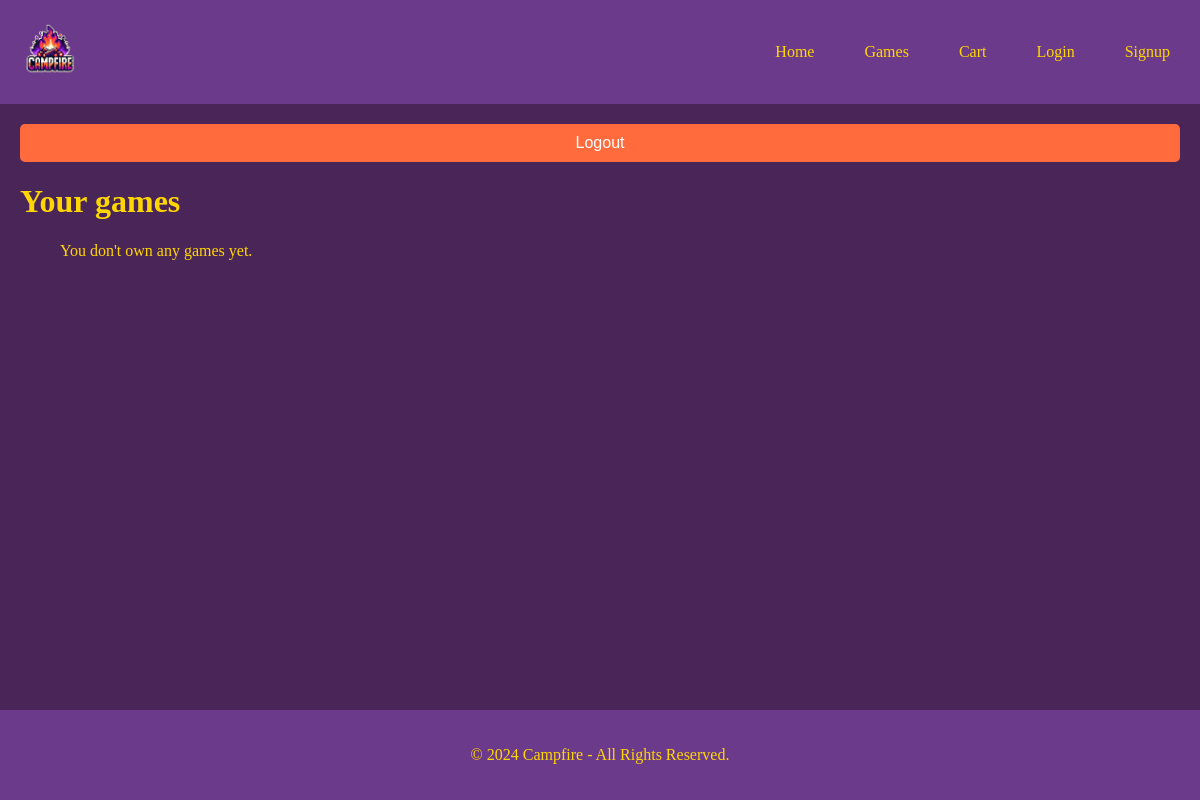
Page /account/ (signed in) on the earlier database version.
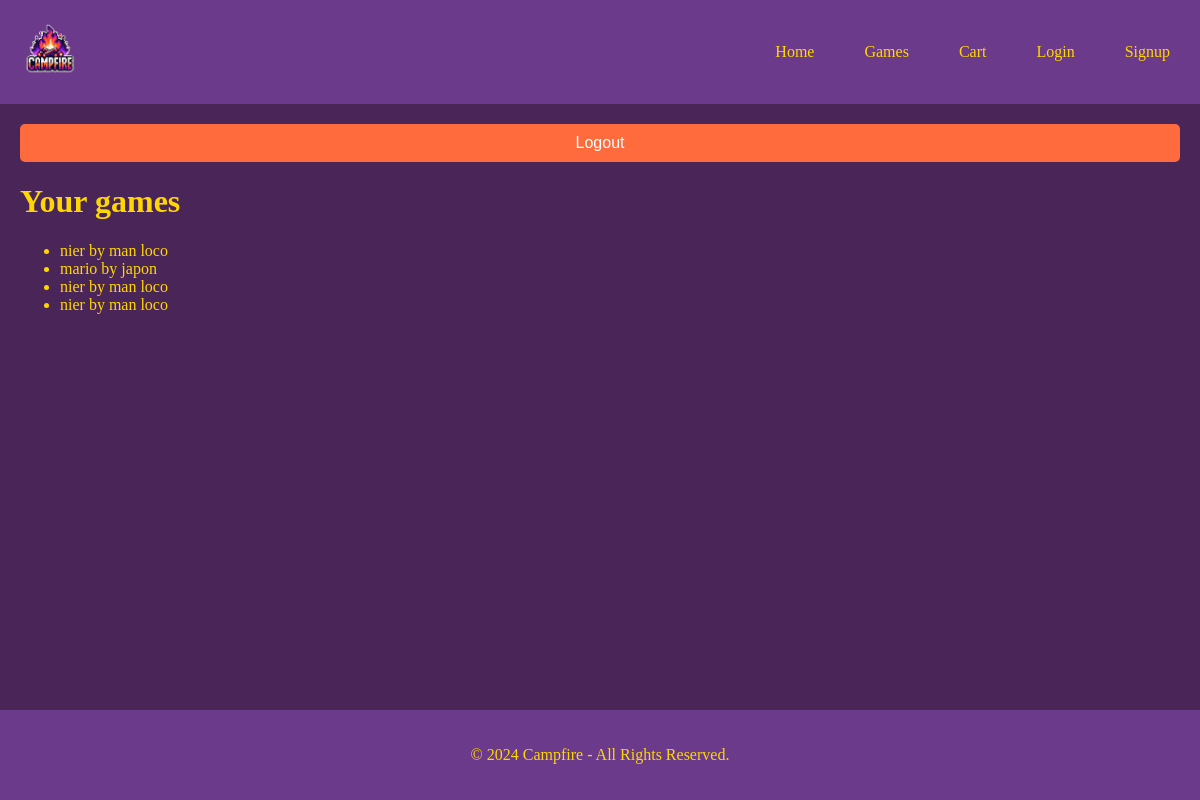
Same page on the later database version.
### shop/models.py (models this page shows)
class GameOwner(models.Model):
    user = models.ForeignKey(User, on_delete=models.CASCADE, related_name='game_owner')
    game = models.ForeignKey(Game, on_delete=models.CASCADE, related_name='game_owner')

class Game(models.Model):
    title = models.CharField(max_length=255)
    author = models.CharField(max_length=255)
    price = models.IntegerField()
    description = models.TextField()

### shop/views.py (the view)
# urls.py: path('account/', Account.as_view(), name='account'),
class Account(LoginRequiredMixin, View):
    template_name = "account.html"
    def get(self, request):
        owned_games = GameOwner.objects.filter(user=request.user)
        return render(request, self.template_name, {'owned_games': owned_games})

### shop/templates/account.html (shortened to what this page needs)
{% extends 'base.html' %}
{% block content %}
<form method="POST" action="{% url 'logout' %}">
  <button type="submit">Logout</button>
</form>
<h1>
  Your games
</h1>
<ul>
  {% for item in owned_games %}
  <li>{{ item.game.title }} by {{ item.game.author }}</li>
  {% empty %}
  <p>You don't own any games yet.</p>
  {% endfor %}
</ul>
{% endblock %}

### shop/templates/base.html (shortened to what this page needs)
<!doctype html>
<html lang="en">
<head>
    {% load static %}
    <link href="{% static 'css/styles.css' %}" rel="stylesheet" />
</head>
<body>
    <nav class="navbar">
        <div class="logo">
            <img src="{% static 'images/logo.png' %}" alt="Campfire Logo" />
        </div>
        <ul class="nav-links">
            <li><a href="{% url 'home' %}">Home</a></li>
            <li><a href="{% url 'games' %}">Games</a></li>
            <li><a href="{% url 'cart' %}">Cart</a></li>
            <li><a href="{% url 'login' %}">Login</a></li>
            <li><a href="{% url 'signup' %}">Signup</a></li>
        </ul>
    </nav>
    <div class="container">
        {% block content %}
        {% endblock %}
    </div>
    <footer class="footer">
        <p>© 2024 Campfire - All Rights Reserved.</p>
    </footer>
</body>
</html>

### shop/static/css/styles.css (style rules this page uses)
body { font-family: 'Press Start 2P', cursive; background-color: #4A2558; color: #FFD700; margin: 0; padding: 0; min-height: 100vh; display: flex; flex-direction: column; }
.navbar { display: flex; justify-content: space-between; align-items: center; padding: 20px; background-color: #6B3A8A; }
.navbar .logo img { width: 60px; height: auto; }
.nav-links { list-style: none; display: flex; gap: 30px; }
.nav-links li { display: inline; }
.nav-links li a { text-decoration: none; font-size: 16px; color: #FFD700; padding: 10px; transition: background-color 0.3s ease; }
.container { flex: 1; padding: 20px; }
.footer { background-color: #6B3A8A; color: #FFD700; padding: 20px; text-align: center; margin-top: auto; }
button[type="submit"] { width: 100%; padding: 10px; background-color: #FF6B3D; border: none; border-radius: 5px; color: white; font-size: 16px; cursor: pointer; transition: background-color 0.3s ease; }

Differences in the rows shown:
added GameOwner: game "nier", game.author "man loco"
added GameOwner: game "mario", game.author "japon"
added GameOwner: game "nier", game.author "man loco"
added GameOwner: game "nier", game.author "man loco"
Other differences:
text no longer shown: "You don't own any games yet."
